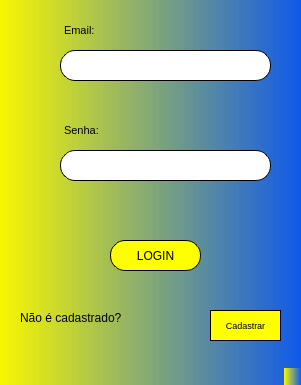
<?xml version="1.0" encoding="UTF-8"?>
<ui version="4.0">
 <class>MainWindow</class>
 <widget class="QMainWindow" name="MainWindow">
  <property name="geometry">
   <rect>
    <x>0</x>
    <y>0</y>
    <width>301</width>
    <height>385</height>
   </rect>
  </property>
  <property name="windowTitle">
   <string>MainWindow</string>
  </property>
  <property name="styleSheet">
   <string notr="true">background-color: qlineargradient(spread:pad, x1:0, y1:0, x2:1, y2:0, stop:0 rgba(248, 247, 0, 255), stop:1 rgba(16, 89, 234, 255));</string>
  </property>
  <widget class="QWidget" name="centralwidget">
   <widget class="QPushButton" name="pushButton">
    <property name="geometry">
     <rect>
      <x>110</x>
      <y>240</y>
      <width>91</width>
      <height>31</height>
     </rect>
    </property>
    <property name="font">
     <font>
      <family>MS Shell Dlg 2</family>
      <pointsize>9</pointsize>
      <weight>9</weight>
      <italic>false</italic>
      <bold>false</bold>
     </font>
    </property>
    <property name="styleSheet">
     <string notr="true">border-color: rgb(0, 0, 0);
color: rgb(0, 0, 0);
font: 75 9pt &quot;MS Shell Dlg 2&quot;; 
background-color: rgb(255, 255, 0);
border-radius: 15px;
border-style: outset;
border-width: 1px;</string>
    </property>
    <property name="text">
     <string>LOGIN</string>
    </property>
   </widget>
   <widget class="QLineEdit" name="lineEdit">
    <property name="geometry">
     <rect>
      <x>60</x>
      <y>50</y>
      <width>211</width>
      <height>31</height>
     </rect>
    </property>
    <property name="styleSheet">
     <string notr="true">background-color: rgb(255, 255, 255);
border-radius: 15px;
border-style: outset;
border-width: 1px;</string>
    </property>
   </widget>
   <widget class="QLineEdit" name="lineEdit_2">
    <property name="geometry">
     <rect>
      <x>60</x>
      <y>150</y>
      <width>211</width>
      <height>31</height>
     </rect>
    </property>
    <property name="styleSheet">
     <string notr="true">background-color: rgb(255, 255, 255);
border-radius: 15px;
border-style: outset;
border-width: 1px;
</string>
    </property>
   </widget>
   <widget class="QLabel" name="label">
    <property name="geometry">
     <rect>
      <x>20</x>
      <y>310</y>
      <width>131</width>
      <height>16</height>
     </rect>
    </property>
    <property name="font">
     <font/>
    </property>
    <property name="styleSheet">
     <string notr="true">background: transparent;</string>
    </property>
    <property name="text">
     <string>Não é cadastrado?</string>
    </property>
   </widget>
   <widget class="QPushButton" name="pushButton_2">
    <property name="geometry">
     <rect>
      <x>210</x>
      <y>310</y>
      <width>71</width>
      <height>31</height>
     </rect>
    </property>
    <property name="font">
     <font>
      <family>MS Shell Dlg 2</family>
      <pointsize>7</pointsize>
      <weight>50</weight>
      <italic>false</italic>
      <bold>false</bold>
     </font>
    </property>
    <property name="styleSheet">
     <string notr="true">font:7pt &quot;MS Shell Dlg 2&quot;;
color: rgb(0, 0, 0);

border-style: outset;
border-width: 1px;
background-color: rgb(255, 255, 0);</string>
    </property>
    <property name="text">
     <string>Cadastrar</string>
    </property>
   </widget>
   <widget class="QLabel" name="label_4">
    <property name="geometry">
     <rect>
      <x>30</x>
      <y>50</y>
      <width>41</width>
      <height>31</height>
     </rect>
    </property>
    <property name="styleSheet">
     <string notr="true">background: transparent;</string>
    </property>
    <property name="text">
     <string/>
    </property>
    <property name="pixmap">
     <pixmap>../../../../Downloads/icons8-usuário-24.png</pixmap>
    </property>
   </widget>
   <widget class="QLabel" name="label_2">
    <property name="geometry">
     <rect>
      <x>30</x>
      <y>150</y>
      <width>35</width>
      <height>31</height>
     </rect>
    </property>
    <property name="styleSheet">
     <string notr="true">background: transparent;</string>
    </property>
    <property name="text">
     <string/>
    </property>
    <property name="pixmap">
     <pixmap>../../../../Downloads/icons8-trancar-24.png</pixmap>
    </property>
   </widget>
   <widget class="QLabel" name="label_3">
    <property name="geometry">
     <rect>
      <x>70</x>
      <y>200</y>
      <width>171</width>
      <height>20</height>
     </rect>
    </property>
    <property name="styleSheet">
     <string notr="true">background: transparent;</string>
    </property>
    <property name="text">
     <string/>
    </property>
   </widget>
   <widget class="QLabel" name="label_5">
    <property name="geometry">
     <rect>
      <x>64</x>
      <y>20</y>
      <width>51</width>
      <height>21</height>
     </rect>
    </property>
    <property name="font">
     <font>
      <pointsize>8</pointsize>
     </font>
    </property>
    <property name="styleSheet">
     <string notr="true">background: transparent;</string>
    </property>
    <property name="text">
     <string>Email:</string>
    </property>
   </widget>
   <widget class="QLabel" name="label_6">
    <property name="geometry">
     <rect>
      <x>64</x>
      <y>120</y>
      <width>51</width>
      <height>21</height>
     </rect>
    </property>
    <property name="font">
     <font>
      <pointsize>8</pointsize>
     </font>
    </property>
    <property name="styleSheet">
     <string notr="true">background: transparent;</string>
    </property>
    <property name="text">
     <string>Senha:</string>
    </property>
   </widget>
   <zorder>label_2</zorder>
   <zorder>label_4</zorder>
   <zorder>pushButton</zorder>
   <zorder>lineEdit</zorder>
   <zorder>lineEdit_2</zorder>
   <zorder>label</zorder>
   <zorder>pushButton_2</zorder>
   <zorder>label_3</zorder>
   <zorder>label_5</zorder>
   <zorder>label_6</zorder>
  </widget>
  <widget class="QMenuBar" name="menubar">
   <property name="geometry">
    <rect>
     <x>0</x>
     <y>0</y>
     <width>301</width>
     <height>18</height>
    </rect>
   </property>
  </widget>
  <widget class="QStatusBar" name="statusbar"/>
 </widget>
 <resources/>
 <connections/>
</ui>
